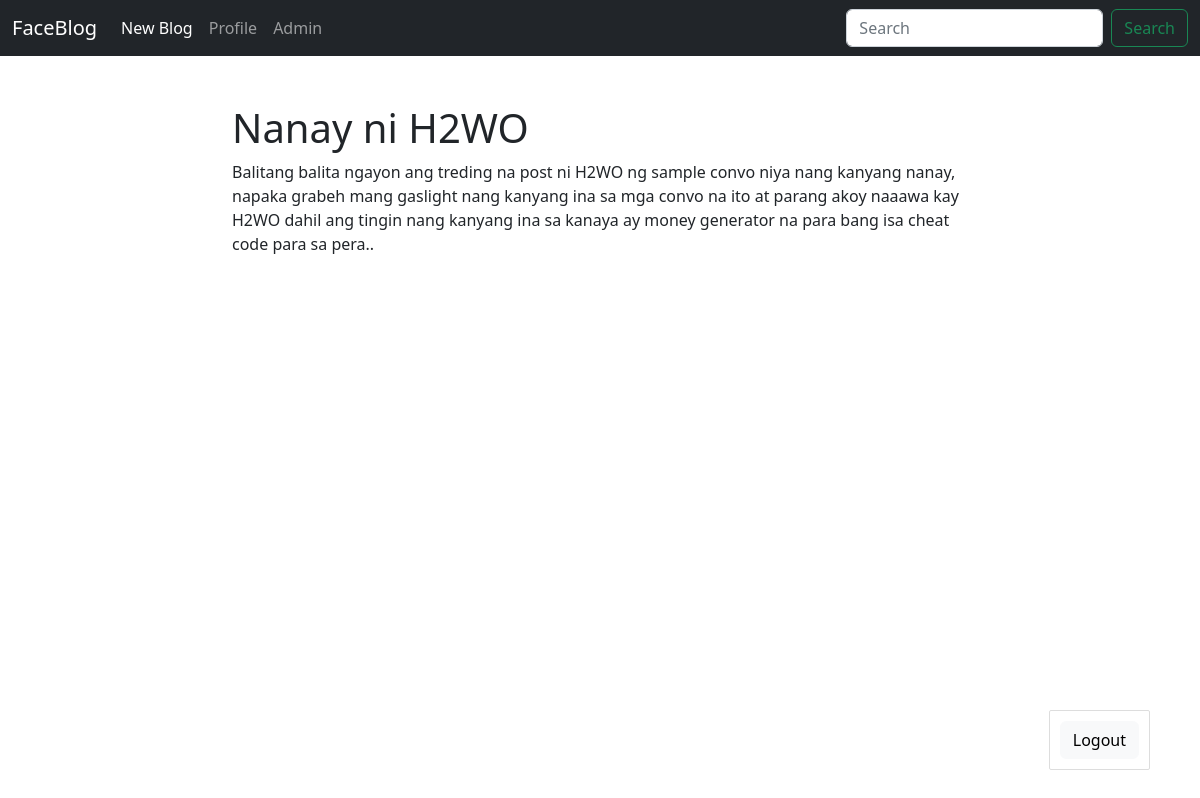
The page /blog/Nanay_ni_H2WO (signed in) on the database its author committed.
### models.py (models this page shows, shortened)
class Post(db.Model):
    id = db.Column(db.Integer, primary_key=True)
    title = db.Column(db.String(140))
    slug = db.Column(db.String(140), unique=True)
    body = db.Column(db.Text)
    created = db.Column(db.DateTime, default=datetime.now())
    tags = db.relationship('Tag', secondary=posts_tags, backref=db.backref('posts'), lazy='dynamic')

### posts/blueprint.py (the view)
@posts.route('/<slug>')
def post_detail(slug):
    post = Post.query.filter(Post.slug == slug).first_or_404()
    return render_template('posts/post_detail.html', post=post)

### posts/templates/posts/post_detail.html (shortened to what this page needs)
{% extends 'base.html' %}
  {% block content%}
    <h1>{{ post.title }}</h1>
    <div class="">
      {{ post.body }}
    </div>
  {% endblock %}

### rows shown on the page
Post: title "Nanay ni H2WO", body "Balitang balita ngayon ang treding na post ni H2WO ng sample convo niya nang kanyang nanay, napaka grabeh mang gaslight nang kanyang ina sa mga convo na ito at parang akoy naaawa kay H2WO dahil ang tingin nang kanyang ina sa kanaya ay money generator na para bang isa cheat code para sa pera.."
